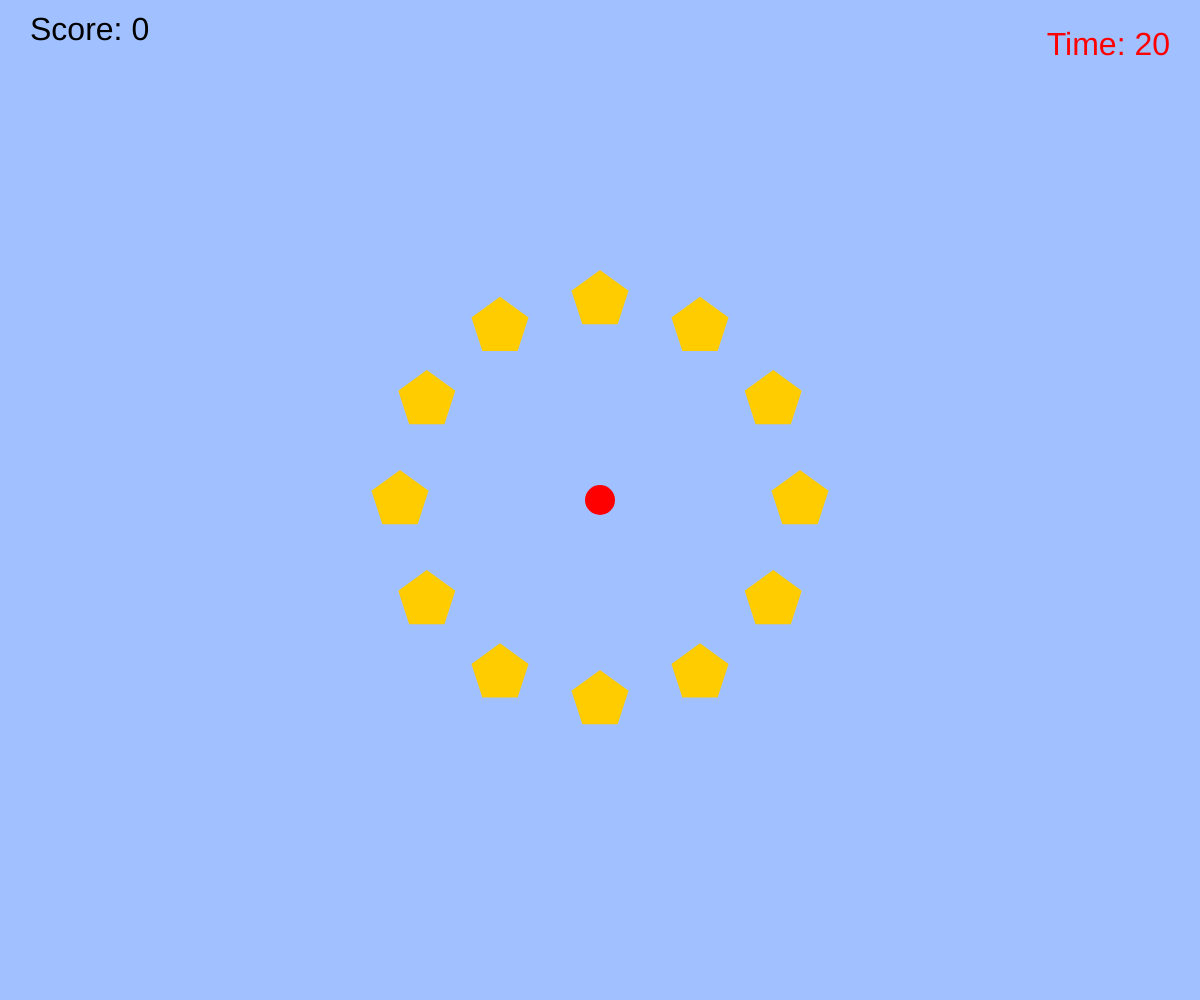
Frame 1 (no input)
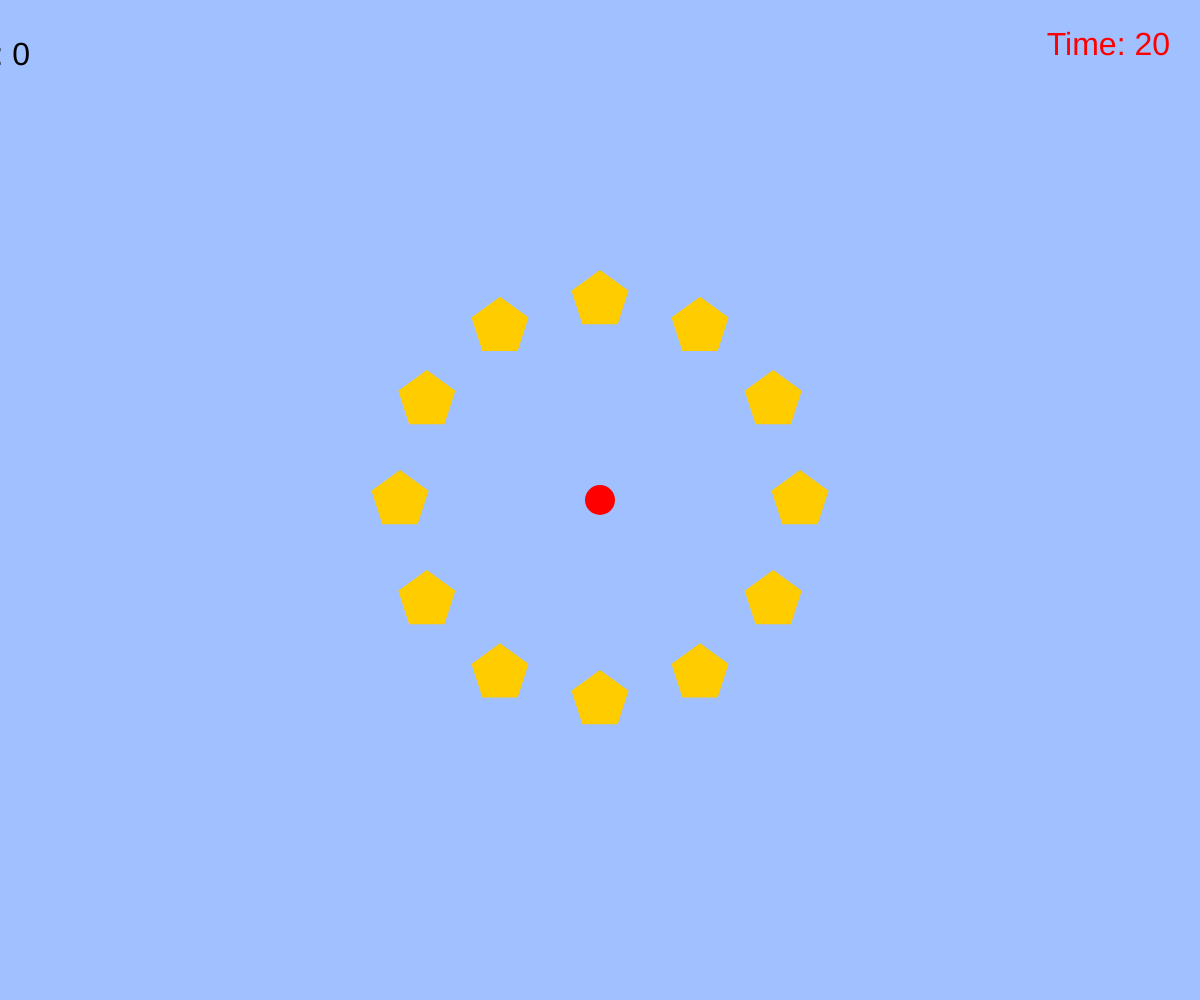
Frame 60 (no input)
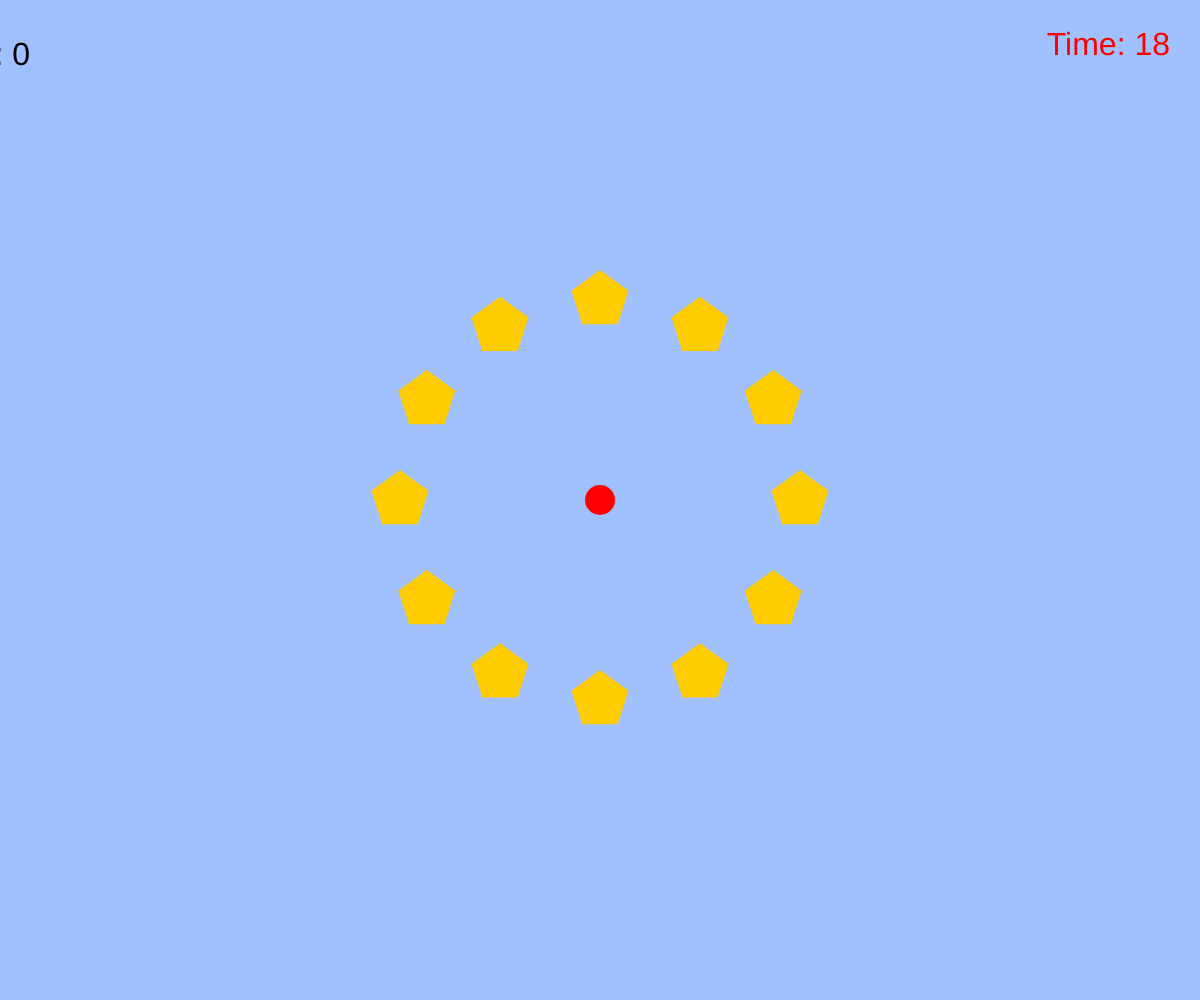
Frame 120 (the mouse pressed at the canvas centre since frame 60)

The p5.js sketch that drew these frames (run headless with seeded random() and noise() and a simulated clock; from frame 60 on, the mouse is pressed at the canvas centre):

// p5.js sketch
// ── sketch.js
// 練習問題：神戸市のマーク
let x, y; // 小さな円の位置
let speed = 5; // 小さな円の移動速度
let radius = 200; // 星を配置する円の半径
let starSize = 30; // 星のサイズ
let stars = []; // 星の位置を保存する配列
let score = 0; // スコアを保存する変数
let countdownTime = 20; // カウントダウンの時間（秒）
let countdownStartTime; // カウントダウン開始時刻

function setup() {
  createCanvas(windowWidth, windowHeight);
  x = width / 2; // 小さな円の初期位置
  y = height / 2;

  // 初期の星を配置
  generateStars();

  // カウントダウン開始時刻を設定
  countdownStartTime = millis();
}

function draw() {
  background(160, 192, 255); // 背景の設定
  
  // 小さな円を描く
  fill(255, 0, 0); // 赤色
  noStroke();
  ellipse(x, y, 30); // 直径30の円

  // 小さな円を移動させる
  if (keyIsDown(UP_ARROW)) { y -= speed; }
  if (keyIsDown(DOWN_ARROW)) { y += speed; }
  if (keyIsDown(RIGHT_ARROW)) { x += speed; }
  if (keyIsDown(LEFT_ARROW)) { x -= speed; }

  if (keyIsDown("W".charCodeAt(0))) { y -= speed; }
  if (keyIsDown("S".charCodeAt(0))) { y += speed; }
  if (keyIsDown("A".charCodeAt(0))) { x -= speed; }
  if (keyIsDown("D".charCodeAt(0))) { x += speed; }

  // 星を円周上に配置する
  drawStars();

  // 衝突判定
  checkCollisions();

  // 星が消えたら再生成する
  if (stars.length === 0) {
    generateStars(); // 星を再生成
  }

  // スコアを左上に表示
  fill(0); // 黒色
  textSize(32); // テキストのサイズ
  text("Score: " + score, 30, 40); // スコアを表示

  // カウントダウンの時間を計算
  let elapsedTime = (millis() - countdownStartTime) / 1000; // 経過時間（秒）
  let remainingTime = countdownTime - int(elapsedTime); // 残り時間

  // カウントダウンを右上に表示
  fill(255, 0, 0); // 赤色
  textSize(32); // テキストのサイズ
  textAlign(RIGHT, TOP); // 右上に配置
  text("Time: " + remainingTime, width - 30, 30); // 残り時間を表示

  // カウントダウンが終了した場合の処理
  if (remainingTime <= 0) {
    textSize(48);
    textAlign(CENTER, CENTER);
    fill(0); // 黒色
    text("Game Over!", width / 2, height / 2); // ゲームオーバーを表示
    noLoop(); // ゲームを停止（描画を止める）
  }
}

// 星を描く関数
function drawStars() {
  fill(255, 204, 0); // 星の色（黄色）
  noStroke();
  for (let i = 0; i < stars.length; i++) {
    let star = stars[i];
    drawStar(star.x, star.y, starSize); // 星を描画
  }
}

// 星を描くための関数
function drawStar(cx, cy, r) {
  beginShape();
  for (let i = 0; i < 5; i++) {
    let theta = TWO_PI * i / 5 - HALF_PI; // 星の角度
    let x = cx + cos(theta) * r;
    let y = cy + sin(theta) * r;
    vertex(x, y);
  }
  endShape(CLOSE);
}

// 衝突判定関数
function checkCollisions() {
  for (let i = 0; i < stars.length; i++) {
    let star = stars[i];
    let distance = dist(x, y, star.x, star.y); // ボールと星の距離を計算

    // 衝突判定: ボールが星にぶつかると
    if (distance < 50 / 2 + starSize / 2) { // 衝突したら
      stars.splice(i, 1); // 星を削除
      score++; // スコアを1増やす
      i--; // 配列のインデックス調整
    }
  }
}

// 星を再生成する関数
function generateStars() {
  let starCount = 12;
  for (let i = 0; i < starCount; i++) {
    let theta = TWO_PI * i / starCount;
    let starX = width / 2 + cos(theta) * radius;
    let starY = height / 2 + sin(theta) * radius;
    stars.push({ x: starX, y: starY }); // 星の位置を保存
  }
}

function windowResized() {
  resizeCanvas(windowWidth, windowHeight);
}
